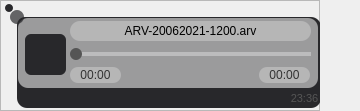
                     <widget class="QWidget" name="widget_3" native="true">
                      <property name="styleSheet">
                       <string notr="true"/>
                      </property>
                      <layout class="QHBoxLayout" name="horizontalLayout_15">
                       <property name="spacing">
                        <number>0</number>
                       </property>
                       <property name="leftMargin">
                        <number>0</number>
                       </property>
                       <property name="topMargin">
                        <number>0</number>
                       </property>
                       <property name="rightMargin">
                        <number>0</number>
                       </property>
                       <property name="bottomMargin">
                        <number>0</number>
                       </property>
                       <item>
                        <widget class="QFrame" name="voice_bubble_frame">
                         <property name="minimumSize">
                          <size>
                           <width>320</width>
                           <height>111</height>
                          </size>
                         </property>
                         <property name="styleSheet">
                          <string notr="true"/>
                         </property>
                         <property name="frameShape">
                          <enum>QFrame::StyledPanel</enum>
                         </property>
                         <property name="frameShadow">
                          <enum>QFrame::Raised</enum>
                         </property>
                         <widget class="QFrame" name="frame_10">
                          <property name="geometry">
                           <rect>
                            <x>5</x>
                            <y>4</y>
                            <width>8</width>
                            <height>8</height>
                           </rect>
                          </property>
                          <property name="styleSheet">
                           <string notr="true">background-color: rgb(40, 40, 43);
border-radius:4px;</string>
                          </property>
                          <property name="frameShape">
                           <enum>QFrame::StyledPanel</enum>
                          </property>
                          <property name="frameShadow">
                           <enum>QFrame::Raised</enum>
                          </property>
                         </widget>
                         <widget class="QFrame" name="frame_11">
                          <property name="geometry">
                           <rect>
                            <x>10</x>
                            <y>10</y>
                            <width>14</width>
                            <height>14</height>
                           </rect>
                          </property>
                          <property name="styleSheet">
                           <string notr="true">background-color: rgba(40, 40, 43, 0.7);
border-radius:7px;</string>
                          </property>
                          <property name="frameShape">
                           <enum>QFrame::StyledPanel</enum>
                          </property>
                          <property name="frameShadow">
                           <enum>QFrame::Raised</enum>
                          </property>
                         </widget>
                         <widget class="QFrame" name="frame_12">
                          <property name="geometry">
                           <rect>
                            <x>17</x>
                            <y>17</y>
                            <width>304</width>
                            <height>91</height>
                           </rect>
                          </property>
                          <property name="maximumSize">
                           <size>
                            <width>304</width>
                            <height>16777215</height>
                           </size>
                          </property>
                          <property name="styleSheet">
                           <string notr="true">	border-radius:10px;
	border-top-left-radius:8px;
	background-color: rgb(40, 40, 43);
</string>
                          </property>
                          <property name="frameShape">
                           <enum>QFrame::StyledPanel</enum>
                          </property>
                          <property name="frameShadow">
                           <enum>QFrame::Raised</enum>
                          </property>
                          <layout class="QGridLayout" name="gridLayout_4">
                           <property name="leftMargin">
                            <number>1</number>
                           </property>
                           <property name="topMargin">
                            <number>1</number>
                           </property>
                           <property name="rightMargin">
                            <number>1</number>
                           </property>
                           <property name="bottomMargin">
                            <number>0</number>
                           </property>
                           <property name="spacing">
                            <number>0</number>
                           </property>
                           <item row="1" column="0">
                            <spacer name="horizontalSpacer_5">
                             <property name="orientation">
                              <enum>Qt::Horizontal</enum>
                             </property>
                             <property name="sizeHint" stdset="0">
                              <size>
                               <width>41</width>
                               <height>20</height>
                              </size>
                             </property>
                            </spacer>
                           </item>
                           <item row="1" column="1">
                            <layout class="QHBoxLayout" name="horizontalLayout_12">
                             <property name="spacing">
                              <number>0</number>
                             </property>
                             <item>
                              <widget class="QLabel" name="time_4">
                               <property name="minimumSize">
                                <size>
                                 <width>31</width>
                                 <height>14</height>
                                </size>
                               </property>
                               <property name="maximumSize">
                                <size>
                                 <width>31</width>
                                 <height>14</height>
                                </size>
                               </property>
                               <property name="font">
                                <font>
                                 <pointsize>8</pointsize>
                                </font>
                               </property>
                               <property name="styleSheet">
                                <string notr="true">QLabel{
color:#555;
border-radius:7px;
}</string>
                               </property>
                               <property name="text">
                                <string>23:36</string>
                               </property>
                               <property name="alignment">
                                <set>Qt::AlignCenter</set>
                               </property>
                              </widget>
                             </item>
                            </layout>
                           </item>
                           <item row="0" column="0">
                            <widget class="QFrame" name="arv_bubble">
                             <property name="minimumSize">
                              <size>
                               <width>300</width>
                               <height>70</height>
                              </size>
                             </property>
                             <property name="maximumSize">
                              <size>
                               <width>300</width>
                               <height>70</height>
                              </size>
                             </property>
                             <property name="styleSheet">
                              <string notr="true">QFrame{
	background-color:#88FFFFFF;
	border-radius:10px;

}</string>
                             </property>
                             <property name="frameShape">
                              <enum>QFrame::StyledPanel</enum>
                             </property>
                             <property name="frameShadow">
                              <enum>QFrame::Raised</enum>
                             </property>
                             <widget class="QLabel" name="title">
                              <property name="geometry">
                               <rect>
                                <x>52</x>
                                <y>3</y>
                                <width>241</width>
                                <height>20</height>
                               </rect>
                              </property>
                              <property name="styleSheet">
                               <string notr="true">QLabel{
	background:#44FFFFFF;
    color:#000;
}</string>
                              </property>
                              <property name="text">
                               <string>ARV-20062021-1200.arv</string>
                              </property>
                              <property name="alignment">
                               <set>Qt::AlignCenter</set>
                              </property>
                              <property name="textInteractionFlags">
                               <set>Qt::TextSelectableByMouse</set>
                              </property>
                             </widget>
                             <widget class="QLabel" name="elapsed_time">
                              <property name="geometry">
                               <rect>
                                <x>52</x>
                                <y>49</y>
                                <width>51</width>
                                <height>16</height>
                               </rect>
                              </property>
                              <property name="styleSheet">
                               <string notr="true">QLabel{
	background:#44FFFFFF;
    color:#333;
	border-radius:8px;
}</string>
                              </property>
                              <property name="text">
                               <string>00:00</string>
                              </property>
                              <property name="alignment">
                               <set>Qt::AlignCenter</set>
                              </property>
                             </widget>
                             <widget class="QLabel" name="total_time">
                              <property name="geometry">
                               <rect>
                                <x>241</x>
                                <y>49</y>
                                <width>51</width>
                                <height>16</height>
                               </rect>
                              </property>
                              <property name="styleSheet">
                               <string notr="true">QLabel{
	background:#44FFFFFF;
    color:#333;
	border-radius:8px;
}</string>
                              </property>
                              <property name="text">
                               <string>00:00</string>
                              </property>
                              <property name="alignment">
                               <set>Qt::AlignCenter</set>
                              </property>
                             </widget>
                             <widget class="QSlider" name="slider">
                              <property name="geometry">
                               <rect>
                                <x>52</x>
                                <y>30</y>
                                <width>241</width>
                                <height>12</height>
                               </rect>
                              </property>
                              <property name="styleSheet">
                               <string notr="true">QSlider{
            background:none;}
    
        QSlider::groove:horizontal{ 
            height:4px;
            border:none;}
        
        QSlider::handle:horizontal{
            height:12px;
            width:12px;
            border-radius:6px;
            margin:-4px 0px -4px 0px;
	        background-color: rgb(85, 85, 85);

}

            
        QSlider::handle:hover{
            background-color: rgba(0, 52, 93, 255);}
        
        QSlider::handle:pressed{
            background-color: rgba(0, 121, 215, 255);}
        
        QSlider::add-page:horizontal{
            background-color:#55FFFFFF;}
        
        QSlider::sub-page:horizontal{
            background-color:qlineargradient(spread:pad, x1:0, y1:0, x2:1, y2:1, 
            stop:0 rgba(0, 52, 93, 255), stop:1 rgba(85, 85, 85, 100));}</string>
                              </property>
                              <property name="maximum">
                               <number>100</number>
                              </property>
                              <property name="value">
                               <number>0</number>
                              </property>
                              <property name="sliderPosition">
                               <number>0</number>
                              </property>
                              <property name="orientation">
                               <enum>Qt::Horizontal</enum>
                              </property>
                             </widget>
                             <widget class="QPushButton" name="play_button">
                              <property name="geometry">
                               <rect>
                                <x>7</x>
                                <y>16</y>
                                <width>41</width>
                                <height>41</height>
                               </rect>
                              </property>
                              <property name="styleSheet">
                               <string notr="true">QPushButton{
	background-image: url(:/cils/cils/cil-media-play.png);
	background-repeat: no-repeat;
	background-position:center;
	border-radius:6px;
	border:none;
}
QPushButton::hover{
    border:1px inset rgba(255, 255, 255, 0.6);
}
        
QPushButton::pressed{
     border:2px inset rgba(255, 255, 255, 1);
}</string>
                              </property>
                             </widget>
                            </widget>
                           </item>
                          </layout>
                         </widget>
                         <zorder>frame_10</zorder>
                         <zorder>frame_12</zorder>
                         <zorder>frame_11</zorder>
                        </widget>
                       </item>
                       <item>
                        <spacer name="horizontalSpacer_7">
                         <property name="orientation">
                          <enum>Qt::Horizontal</enum>
                         </property>
                         <property name="sizeHint" stdset="0">
                          <size>
                           <width>40</width>
                           <height>20</height>
                          </size>
                         </property>
                        </spacer>
                       </item>
                      </layout>
                     </widget>
